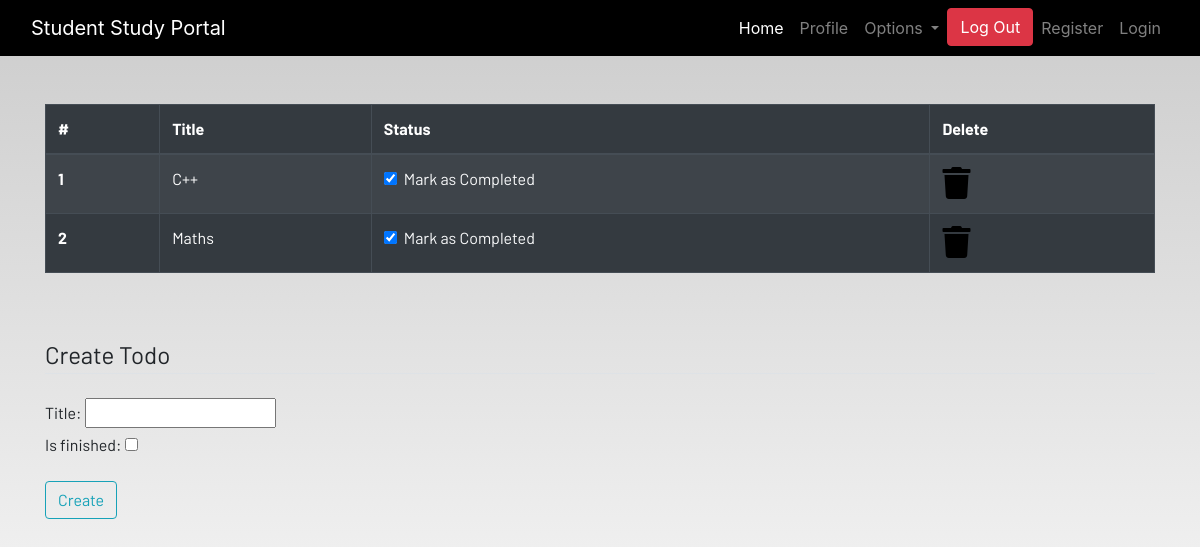
The app's page /todo (signed in), older data.
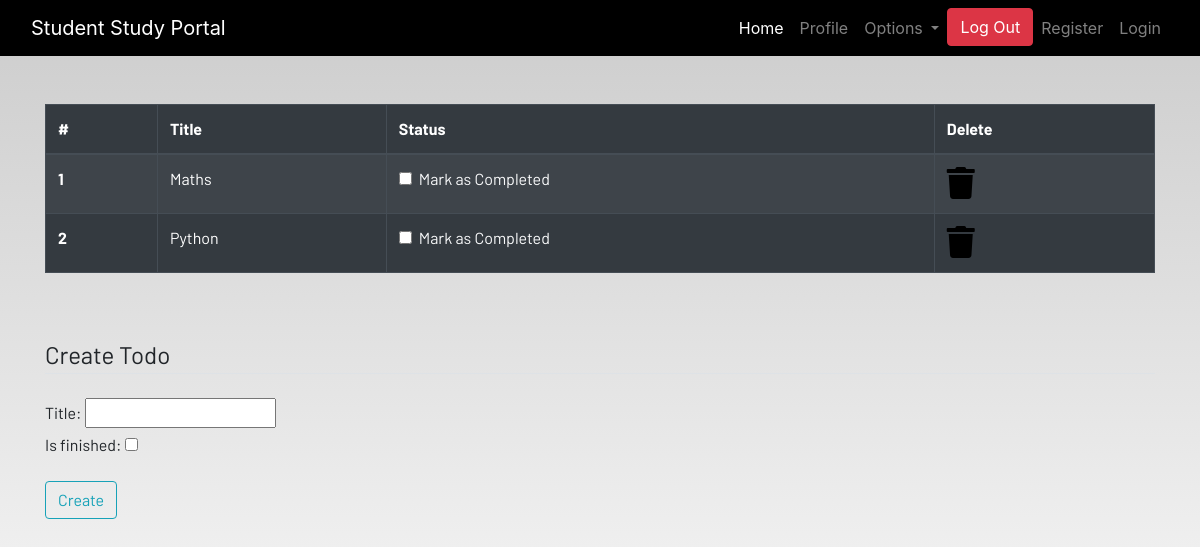
The same page, newer data.
### dashboard/models.py (models this page shows, shortened)
class Todo(models.Model):
    user = models.ForeignKey(User,on_delete=models.CASCADE)
    title = models.CharField(max_length=100)
    is_finished = models.BooleanField(default=False)
    class Meta:
       verbose_name = "todo"
       verbose_name_plural = "todo"

### dashboard/views.py (the view)
# urls.py: path('todo',views.todo,name='todo'),
@login_required
def todo(request):
    if request.method == "POST":
        form = TodoForm(request.POST)
        if form.is_valid():
            try:
                finished = request.POST["is_finished"]
                if finished == 'on':
                    finished = True
                else:
                    finished = False
            except:
                finished = False
            todos=Todo(user=request.user,title=request.POST['title'],is_finished=finished)
            todos.save()
            messages.success(request,f"Add new Todo {request.user.username} to list")
    else:
        form=TodoForm()
    todolist=Todo.objects.filter(user=request.user)
    if len(todolist) == 0:
        todos_done =True
    else:
        todos_done = False
    return render(request,'dashboard/todo.html',locals())

### dashboard/forms.py
class TodoForm(forms.ModelForm):
    class Meta:
        model = Todo
        fields =['title','is_finished']

### dashboard/templates/dashboard/todo.html (shortened to what this page needs)
{% extends 'dashboard/base.html' %}
{% load static %}
{% block content %}
<div class="container">
    {% if not todos_done %}
    <table class="table table-striped table-bordered table-hover table-dark">
        <thead>
            <tr>
                <th scope="col">#</th>
                <th scope="col">Title</th>
                <th scope="col">Status</th>
                <th scope="col">Delete</th>
            </tr>
        </thead>
        <tbody>
            {% for todo  in todolist  %}
            <tr>
                <th scope="row">{{forloop.counter}}</th>
                <td>{{todo.title}}</td>
                <td>
                    <a href="{% url 'todo-update' todo.id %}">
                        <div class="form-check">
                            {% if todo.is_finished == True %}
                            <input class="form-check-input" type="checkbox" value="" checked >
                            {% else %}
                            <input class="form-check-input" type="checkbox" value=""  >
                            {% endif %}
                            <label class="form-check-label text-light" for="flexCheckDefault">
                                Mark as Completed
                            </label>
                        </div>
                    </a>
                </td>
                <td><a href="{% url 'todo-delete' todo.id %}"><i class="fa fa-trash fa-2x"></i></a></td>
            </tr>
            {% endfor %}
        </tbody>
    </table>
    {% else %}
    <h4>All tasks have been done!! create to add more</h4>
    {% endif %}
</div><br><br>
<div class="container">
    <form method="POST">
        <fieldset class="form-group">
            <legend class="border-bottom mb-4">Create Todo</legend>
        {{form}}
        </fieldset>
        <div class="form-group">
            <button href="" class="btn btn-outline-info" type="submit">
                Create
            </button>
        </div>
    </form>
</div>
{% endblock content %}

Row changes from the older to the newer data that the page shows:
removed Todo: title "C++"
changed Todo "Maths": value "☑" → "☐"
added Todo: title "Python"
